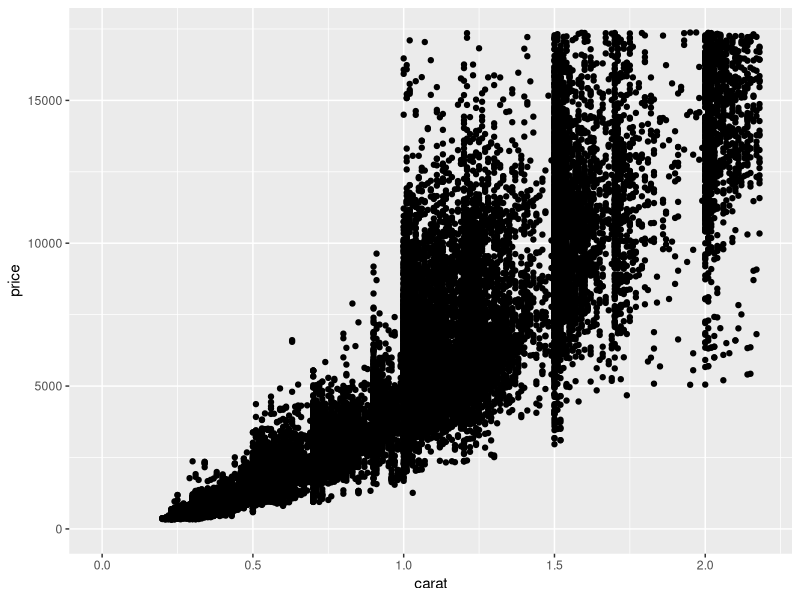

R code for this plot:
# Create a scatterplot of price vs carat
# and omit the top 1% of price and carat
# values.

# This assignment is not graded and
# will be marked as correct when you submit.

# ENTER YOUR CODE BELOW THIS LINE
# ========================================

library("ggplot2")
data("diamonds")

plot <- ggplot(data = diamonds,aes(y = price, x = carat)) + 
  xlim(0, quantile(diamonds$carat, 0.99)) +
  ylim(0, quantile(diamonds$price, 0.99)) +
  geom_point()

print(plot)
